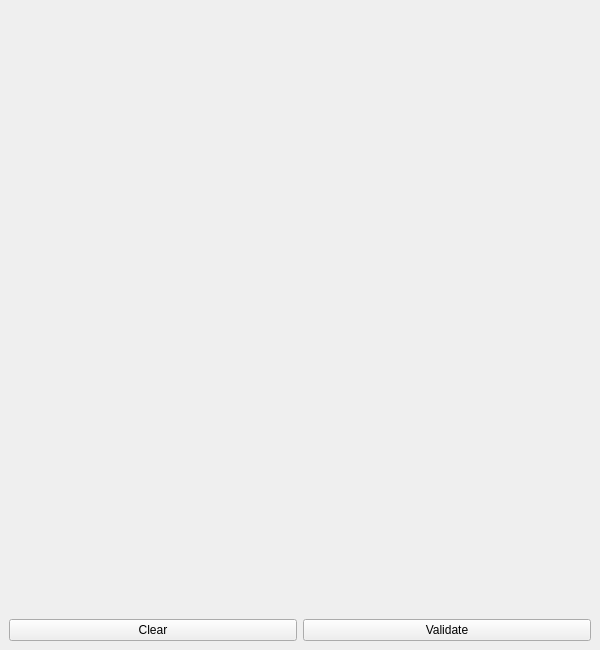
<?xml version="1.0" encoding="UTF-8"?>
<ui version="4.0">
 <class>SudokuWindow</class>
 <widget class="QMainWindow" name="SudokuWindow">
  <property name="geometry">
   <rect>
    <x>0</x>
    <y>0</y>
    <width>600</width>
    <height>650</height>
   </rect>
  </property>
  <property name="windowTitle">
   <string>Sudoku</string>
  </property>

  <widget class="QWidget" name="centralwidget">
   <layout class="QVBoxLayout" name="verticalLayout">

    <!-- GRID -->
    <item>
     <widget class="QWidget" name="gridWidget">
      <layout class="QGridLayout" name="gridLayout">
       <!-- Cells will be added dynamically in code -->
      </layout>
     </widget>
    </item>

    <!-- BUTTONS -->
    <item>
     <layout class="QHBoxLayout" name="buttonsLayout">
      <item>
       <widget class="QPushButton" name="clearButton">
        <property name="text"><string>Clear</string></property>
       </widget>
      </item>
      <item>
       <widget class="QPushButton" name="validateButton">
        <property name="text"><string>Validate</string></property>
       </widget>
      </item>
     </layout>
    </item>

   </layout>
  </widget>
 </widget>
 <resources/>
 <connections/>
</ui>
